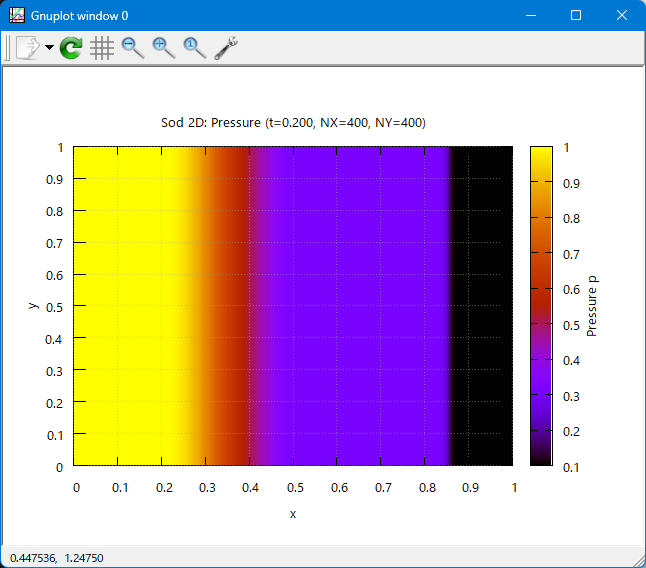

Recreate this plot in gnuplot.
set grid
set pm3d map
set title 'Sod 2D: Pressure (t=0.200, NX=400, NY=400)'
set xlabel 'x'
set ylabel 'y'
set cblabel 'Pressure p'
splot 'sod2d.dat' using 1:2:6 with pm3d notitle
